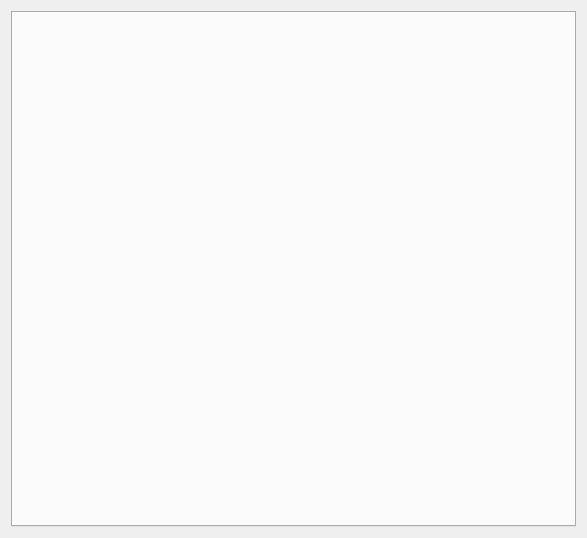
<?xml version="1.0" encoding="UTF-8"?>
<ui version="4.0">
 <class>imaging</class>
 <widget class="QWidget" name="imaging">
  <property name="geometry">
   <rect>
    <x>0</x>
    <y>0</y>
    <width>587</width>
    <height>538</height>
   </rect>
  </property>
  <property name="windowTitle">
   <string>Form</string>
  </property>
  <layout class="QGridLayout" name="gridLayout">
   <item row="0" column="0" rowspan="3" colspan="2">
    <widget class="QTabWidget" name="img_tab">
     <property name="sizePolicy">
      <sizepolicy hsizetype="Expanding" vsizetype="Preferred">
       <horstretch>0</horstretch>
       <verstretch>0</verstretch>
      </sizepolicy>
     </property>
     <property name="currentIndex">
      <number>-1</number>
     </property>
    </widget>
   </item>
  </layout>
 </widget>
 <resources/>
 <connections/>
</ui>
